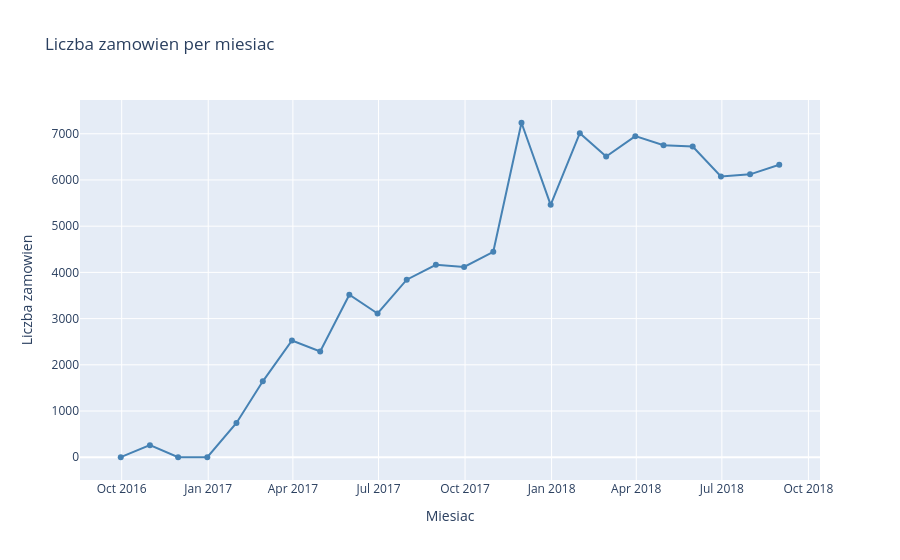

The code cell stored with this chart in its notebook:
### Markdown cell above
## Trend i sezonowosc wolumenu zamowien

Zanim zbudujemy cechy, zobaczmy jak wyglada wolumen zamowien w czasie.
Z tego szeregu wyciagniemy dwa sygnaly, ktore wejda do modelu jako cechy.

Intuicja:
- **Trend**: platforma rosnie - wiecej zamowien = wieksze obciazenie logistyki = potencjalnie wiecej opoznien
- **Sezonowosc**: niektore miesiace sa histocznie wyzsze (np. Black Friday, swieta) - to zmienia profil ryzyka

### Code cell
# Wolumen zamowien per miesiac
df_monthly = (df.set_index("order_purchase_timestamp")
               .resample("ME")["order_id"]
               .count()
               .rename("order_volume"))

fig = go.Figure(go.Scatter(x=df_monthly.index, y=df_monthly.values,
                           mode="lines+markers", line=dict(color="steelblue", width=2)))
fig.update_layout(title="Liczba zamowien per miesiac",
                  xaxis_title="Miesiac", yaxis_title="Liczba zamowien", height=380)
fig.show()

print(f"Liczba miesiecy: {len(df_monthly)}")
print(f"Min: {df_monthly.index.min().date()}  Max: {df_monthly.index.max().date()}")

### Figure 1 — Plotly figure (JSON) as saved in the notebook; plotly's stock layout.template omitted (floating-point values rounded to 4 significant figures)
{"data": [{"line": {"color": "steelblue", "width": 2}, "mode": "lines+markers", "type": "scatter", "x": ["2016-09-30T00:00:00", "2016-10-31T00:00:00", "2016-11-30T00:00:00", "2016-12-31T00:00:00", "2017-01-31T00:00:00", "2017-02-28T00:00:00", "2017-03-31T00:00:00", "2017-04-30T00:00:00", "2017-05-31T00:00:00", "2017-06-30T00:00:00", "2017-07-31T00:00:00", "2017-08-31T00:00:00", "2017-09-30T00:00:00", "2017-10-31T00:00:00", "2017-11-30T00:00:00", "2017-12-31T00:00:00", "2018-01-31T00:00:00", "2018-02-28T00:00:00", "2018-03-31T00:00:00", "2018-04-30T00:00:00", "2018-05-31T00:00:00", "2018-06-30T00:00:00", "2018-07-31T00:00:00", "2018-08-31T00:00:00"], "y": [1, 262, 0, 1, 741, 1643, 2527, 2290, 3518, 3111, 3842, 4165, 4118, 4446, 7238, 5461, 7013, 6507, 6948, 6752, 6722, 6075, 6121, 6330]}], "layout": {"autosize": true, "title": {"text": "Liczba zamowien per miesiac"}, "xaxis": {"autorange": true, "range": ["2016-08-20 05:16:47.6639", "2018-10-10 18:43:12.3361"], "title": {"text": "Miesiac"}, "type": "date"}, "yaxis": {"autorange": true, "range": [-576.9, 7815.0], "title": {"text": "Liczba zamowien"}, "type": "linear"}}}
